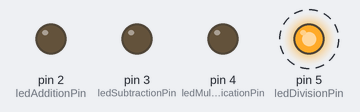
Bench run of a sketch on a simulated Arduino Uno, built with avr-gcc and run on an emulated ATmega328P. Shown: output pins drawn as LEDs (lit = HIGH). Dashed ring = blinking.

Above: at 0.5 s.
Timing chart, 0 to 4.6 s (numbered marks = the images above):
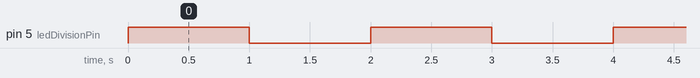

Measured:
- by itself, pin 5 (ledDivisionPin): alternates HIGH for 1.0 s and LOW for 1.0 s

The sketch:

Division.ino
```cpp
int ledAdditionPin = 2;
int ledSubtractionPin = 3;
int ledMultiplicationPin = 4;
int ledDivisionPin = 5;
int value = 32768;

void setup() {
  pinMode(ledAdditionPin, OUTPUT);
  pinMode(ledSubtractionPin, OUTPUT);
  pinMode(ledMultiplicationPin, OUTPUT);
  pinMode(ledDivisionPin, OUTPUT);
}

void loop() {
  value /= 2;
  digitalWrite(ledDivisionPin, HIGH);
  delay(1000);
  digitalWrite(ledDivisionPin, LOW);
  delay(1000);
}
```
